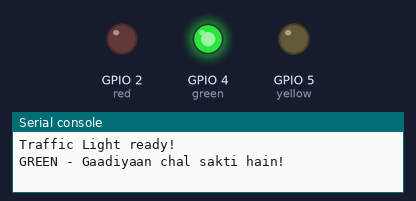
This program was run on a simulated ESP32 board running MicroPython. Parts: output pins drawn as LEDs (lit = HIGH), the last lines printed to the serial console.

Above: at 2.5 s.
At 6.0 s:
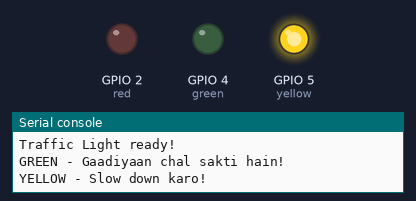
At 9.5 s:
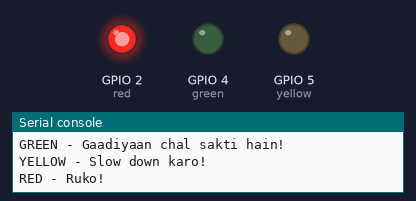
Timing chart, 0 to 15.6 s (numbered marks = the images above):
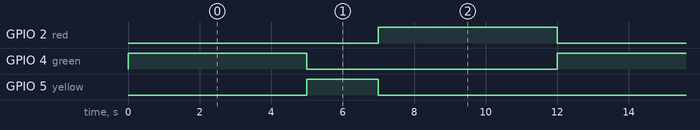

The program:

activity2_traffic_light.py
```python
# Activity 2 - Traffic Light Simulation (Red / Yellow / Green)
# Circuit: GPIO 4 -> Green LED, GPIO 5 -> Yellow LED, GPIO 2 -> Red LED
#          (each through a 220 ohm resistor), all LED cathodes -> GND
from machine import Pin
import time

green = Pin(4, Pin.OUT)
yellow = Pin(5, Pin.OUT)
red = Pin(2, Pin.OUT)

# Startup safety: sab band karo
green.value(0)
yellow.value(0)
red.value(0)

print('Traffic Light ready!')

while True:
    # GREEN - 5 seconds
    print('GREEN - Gaadiyaan chal sakti hain!')
    green.value(1)
    yellow.value(0)
    red.value(0)
    time.sleep(5)

    # YELLOW - 2 seconds
    print('YELLOW - Slow down karo!')
    green.value(0)
    yellow.value(1)
    red.value(0)
    time.sleep(2)

    # RED - 5 seconds
    print('RED - Ruko!')
    green.value(0)
    yellow.value(0)
    red.value(1)
    time.sleep(5)
```

Measured:
- by itself, GPIO 2 (red), GPIO 4 (green): alternates HIGH for 5.0 s and LOW for 7.0 s
- by itself, GPIO 5 (yellow): alternates HIGH for 2.0 s and LOW for 10.0 s
- by itself, everything shown: repeats every 12.0 s, in 3 steps
